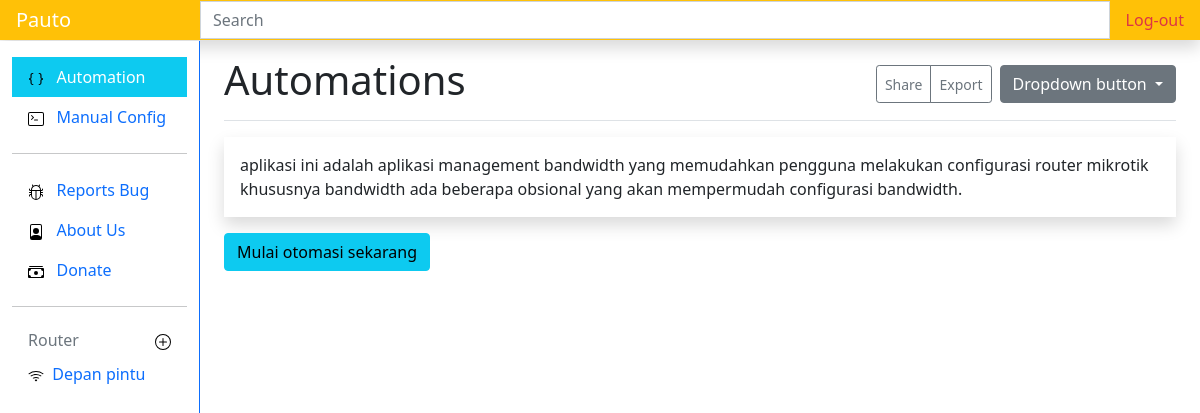
Page / (signed in) on the earlier database version.
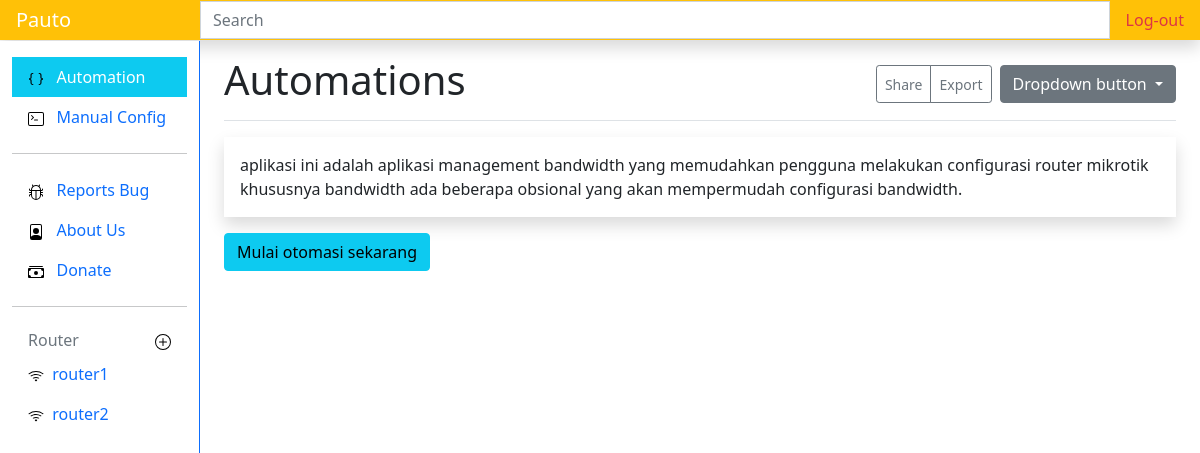
Same page on the later database version.
### routerapp/models.py (models this page shows, shortened)
class Routerm(models.Model):
    nama = models.CharField(max_length=50)
    host = models.CharField(max_length=50)
    user = models.CharField(max_length=30)
    password = models.CharField(max_length=50, blank=True)
    kecepatan_download = models.IntegerField(blank=True)
    kecepatan_upload = models.IntegerField(blank=True)
    pub_date = models.DateField(auto_now=True)

### routerapp/views.py (the view)
# urls.py: path('', views.homepage, name='show'),
@login_required(login_url=settings.LOGIN_URL)
def homepage(request):
    auto1 = Automation.objects.filter(autokey="auto1")
    auto2 = Automation.objects.filter(autokey="auto2")
    routerside = Routerm.objects.all()
    auto2form=auto2Form
    router = Routerm.objects.all()[:1]
    context = {
        'auto1': auto1,
        'auto2': auto2,
        'router':router,
        'routerside': routerside,
        'auto2form':auto2form
    }
    return render(request, "home.html", context)

### routerapp/templates/home.html (shortened to what this page needs)
{% extends 'base.html' %}
 {% load static %}
 {% block judul %} Automations {% endblock judul %} {% block content %}
<div id="home" class="home"><p class="shadow p-3 text-xl-start">aplikasi ini adalah aplikasi management bandwidth yang memudahkan pengguna
   melakukan configurasi router mikrotik khususnya bandwidth ada beberapa obsional yang akan mempermudah
    configurasi bandwidth.</p></div>
<button class="btn btn-info" id="trigger" >Mulai otomasi sekarang</button>
{% endblock content %} {% block routerside %}
{% for router in router|slice:":1"%}
   {% include 'routerside.html' %}
 {% endfor %} {% endblock routerside %}

### templates/routerside.html (shortened to what this page needs)
<div class="pb-lg-5 overflow-auto">
    {% load static %}
    {% for routerside in routerside %}
    <li class="nav-item">
        <a class="nav-link {% if routerside.id == idk %}shadow text-white bg-info{% endif %}" href="{% url 'router' routerside.id %}">
            <img src="{% static 'icons/wifi.svg' %}" alt="">&nbsp;
            {{routerside.nama}}
        </a>
    </li>
    {% endfor %}
</div>

Differences in the rows shown:
changed Routerm: nama "Depan pintu" → "router1"
added Routerm: nama "router2"
